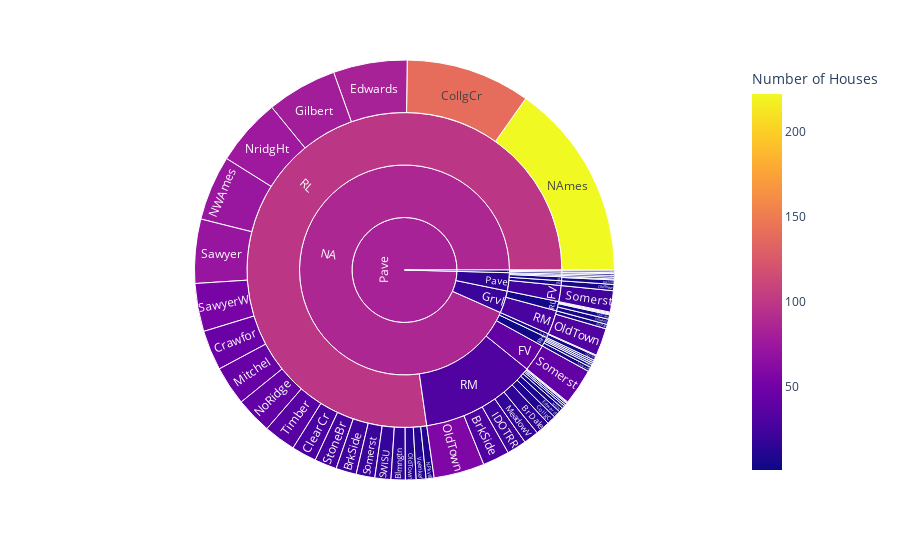

This figure's notebook cell:
### Markdown cell above
Harga jual meningkat seiring dengan kualitas keseluruhan, yang tidak mengherankan. Namun, sebagian besar rumah yang dijual memiliki kondisi keseluruhan yang rata-rata (5-6).

### Code cell
xdf=data_train.groupby(['Street','Alley','MSZoning','Neighborhood'], as_index=False, dropna=False)['Id'].count()
xdf.fillna('NA', inplace=True)
xdf.rename(columns={'Id':'Number of Houses'}, inplace=True)
px.sunburst(xdf,path=['Street','Alley','MSZoning','Neighborhood'], values='Number of Houses', color='Number of Houses')

### Figure 1 — Plotly figure (JSON) as saved in the notebook; plotly's stock layout.template omitted (floating-point values rounded to 4 significant figures)
{"data": [{"branchvalues": "total", "customdata": [[16], [1], [2], [16], [23], [5], [30], [28], [140], [10], [2], [1], [45], [3], [2], [6], [1], [83], [8], [79], [2], [5], [2], [5], [1], [22], [17], [44], [5], [2], [1], [222], [9], [73], [41], [76], [1], [1], [5], [12], [31], [57], [7], [3], [2], [1], [18], [1], [72], [2], [5], [54], [41], [24], [21], [25], [2], [36], [11], [2], [4.333], [2], [41], [24], [3.286], [2], [4.571], [1.667], [98.81], [4.333], [27.39], [1], [30.95], [7], [21], [1.667], [87.01], [16.07], [1.667], [82.74]], "domain": {"x": [0, 1], "y": [0, 1]}, "hovertemplate": "labels=%{label}<br>Number of Houses_sum=%{value}<br>parent=%{parent}<br>id=%{id}<br>Number of Houses=%{color}<extra></extra>", "ids": ["Pave/NA/RL/Blmngtn", "Pave/NA/RM/Blmngtn", "Pave/NA/RM/Blueste", "Pave/NA/RM/BrDale", "Pave/NA/RL/BrkSide", "Pave/Pave/RL/BrkSide", "Pave/NA/RM/BrkSide", "Pave/NA/RL/ClearCr", "Pave/NA/RL/CollgCr", "Pave/NA/RM/CollgCr", "Pave/NA/RH/Crawfor", "Pave/Grvl/RL/Crawfor", "Pave/NA/RL/Crawfor", "Pave/NA/RM/Crawfor", "Pave/NA/RH/Edwards", "Pave/Grvl/RL/Edwards", "Grvl/NA/RL/Edwards", "Pave/NA/RL/Edwards", "Pave/NA/RM/Edwards", "Pave/NA/RL/Gilbert", "Grvl/NA/C (all)/IDOTRR", "Pave/NA/C (all)/IDOTRR", "Pave/Pave/C (all)/IDOTRR", "Pave/Grvl/RM/IDOTRR", "Grvl/NA/RM/IDOTRR", "Pave/NA/RM/IDOTRR", "Pave/NA/RM/MeadowV", "Pave/NA/RL/Mitchel", "Pave/NA/RM/Mitchel", "Pave/NA/RH/NAmes", "Pave/Grvl/RL/NAmes", "Pave/NA/RL/NAmes", "Pave/NA/RL/NPkVill", "Pave/NA/RL/NWAmes", "Pave/NA/RL/NoRidge", "Pave/NA/RL/NridgHt", "Pave/NA/RM/NridgHt", "Pave/NA/C (all)/OldTown", "Pave/Grvl/RL/OldTown", "Pave/NA/RL/OldTown", "Pave/Grvl/RM/OldTown", "Pave/NA/RM/OldTown", "Pave/Pave/RM/OldTown", "Pave/NA/RH/SWISU", "Pave/Pave/RH/SWISU", "Pave/Grvl/RL/SWISU", "Pave/NA/RL/SWISU", "Pave/Pave/RL/SWISU", "Pave/NA/RL/Sawyer", "Pave/NA/RM/Sawyer", "Pave/NA/RH/SawyerW", "Pave/NA/RL/SawyerW", "Pave/NA/FV/Somerst", "Pave/Pave/FV/Somerst", "Pave/NA/RL/Somerst", "Pave/NA/RL/StoneBr", "Grvl/NA/RL/Timber", "Pave/NA/RL/Timber", "Pave/NA/RL/Veenker", "Grvl/NA/C (all)", "Pave/NA/C (all)", "Pave/Pave/C (all)", "Pave/NA/FV", "Pave/Pave/FV", "Pave/NA/RH", "Pave/Pave/RH", "Pave/Grvl/RL", "Grvl/NA/RL", "Pave/NA/RL", "Pave/Pave/RL", "Pave/Grvl/RM", "Grvl/NA/RM", "Pave/NA/RM", "Pave/Pave/RM", "Pave/Grvl", "Grvl/NA", "Pave/NA", "Pave/Pave", "Grvl", "Pave"], "labels": ["Blmngtn", "Blmngtn", "Blueste", "BrDale", "BrkSide", "BrkSide", "BrkSide", "ClearCr", "CollgCr", "CollgCr", "Crawfor", "Crawfor", "Crawfor", "Crawfor", "Edwards", "Edwards", "Edwards", "Edwards", "Edwards", "Gilbert", "IDOTRR", "IDOTRR", "IDOTRR", "IDOTRR", "IDOTRR", "IDOTRR", "MeadowV", "Mitchel", "Mitchel", "NAmes", "NAmes", "NAmes", "NPkVill", "NWAmes", "NoRidge", "NridgHt", "NridgHt", "OldTown", "OldTown", "OldTown", "OldTown", "OldTown", "OldTown", "SWISU", "SWISU", "SWISU", "SWISU", "SWISU", "Sawyer", "Sawyer", "SawyerW", "SawyerW", "Somerst", "Somerst", "Somerst", "StoneBr", "Timber", "Timber", "Veenker", "C (all)", "C (all)", "C (all)", "FV", "FV", "RH", "RH", "RL", "RL", "RL", "RL", "RM", "RM", "RM", "RM", "Grvl", "NA", "NA", "Pave", "Grvl", "Pave"], "marker": {"coloraxis": "coloraxis", "colors": [16, 1, 2, 16, 23, 5, 30, 28, 140, 10, 2, 1, 45, 3, 2, 6, 1, 83, 8, 79, 2, 5, 2, 5, 1, 22, 17, 44, 5, 2, 1, 222, 9, 73, 41, 76, 1, 1, 5, 12, 31, 57, 7, 3, 2, 1, 18, 1, 72, 2, 5, 54, 41, 24, 21, 25, 2, 36, 11, 2, 4.333, 2, 41, 24, 3.286, 2, 4.571, 1.667, 98.81, 4.333, 27.39, 1, 30.95, 7, 21, 1.667, 87.01, 16.07, 1.667, 82.74]}, "name": "", "parents": ["Pave/NA/RL", "Pave/NA/RM", "Pave/NA/RM", "Pave/NA/RM", "Pave/NA/RL", "Pave/Pave/RL", "Pave/NA/RM", "Pave/NA/RL", "Pave/NA/RL", "Pave/NA/RM", "Pave/NA/RH", "Pave/Grvl/RL", "Pave/NA/RL", "Pave/NA/RM", "Pave/NA/RH", "Pave/Grvl/RL", "Grvl/NA/RL", "Pave/NA/RL", "Pave/NA/RM", "Pave/NA/RL", "Grvl/NA/C (all)", "Pave/NA/C (all)", "Pave/Pave/C (all)", "Pave/Grvl/RM", "Grvl/NA/RM", "Pave/NA/RM", "Pave/NA/RM", "Pave/NA/RL", "Pave/NA/RM", "Pave/NA/RH", "Pave/Grvl/RL", "Pave/NA/RL", "Pave/NA/RL", "Pave/NA/RL", "Pave/NA/RL", "Pave/NA/RL", "Pave/NA/RM", "Pave/NA/C (all)", "Pave/Grvl/RL", "Pave/NA/RL", "Pave/Grvl/RM", "Pave/NA/RM", "Pave/Pave/RM", "Pave/NA/RH", "Pave/Pave/RH", "Pave/Grvl/RL", "Pave/NA/RL", "Pave/Pave/RL", "Pave/NA/RL", "Pave/NA/RM", "Pave/NA/RH", "Pave/NA/RL", "Pave/NA/FV", "Pave/Pave/FV", "Pave/NA/RL", "Pave/NA/RL", "Grvl/NA/RL", "Pave/NA/RL", "Pave/NA/RL", "Grvl/NA", "Pave/NA", "Pave/Pave", "Pave/NA", "Pave/Pave", "Pave/NA", "Pave/Pave", "Pave/Grvl", "Grvl/NA", "Pave/NA", "Pave/Pave", "Pave/Grvl", "Grvl/NA", "Pave/NA", "Pave/Pave", "Pave", "Grvl", "Pave", "Pave", "", ""], "type": "sunburst", "values": [16, 1, 2, 16, 23, 5, 30, 28, 140, 10, 2, 1, 45, 3, 2, 6, 1, 83, 8, 79, 2, 5, 2, 5, 1, 22, 17, 44, 5, 2, 1, 222, 9, 73, 41, 76, 1, 1, 5, 12, 31, 57, 7, 3, 2, 1, 18, 1, 72, 2, 5, 54, 41, 24, 21, 25, 2, 36, 11, 2, 6, 2, 41, 24, 14, 2, 14, 3, 1128, 6, 36, 1, 174, 7, 50, 6, 1363, 41, 6, 1454]}], "layout": {"coloraxis": {"colorbar": {"title": {"text": "Number of Houses"}}, "colorscale": [[0, "#0d0887"], [0.1111, "#46039f"], [0.2222, "#7201a8"], [0.3333, "#9c179e"], [0.4444, "#bd3786"], [0.5556, "#d8576b"], [0.6667, "#ed7953"], [0.7778, "#fb9f3a"], [0.8889, "#fdca26"], [1, "#f0f921"]]}, "legend": {"tracegroupgap": 0}, "margin": {"t": 60}}}
